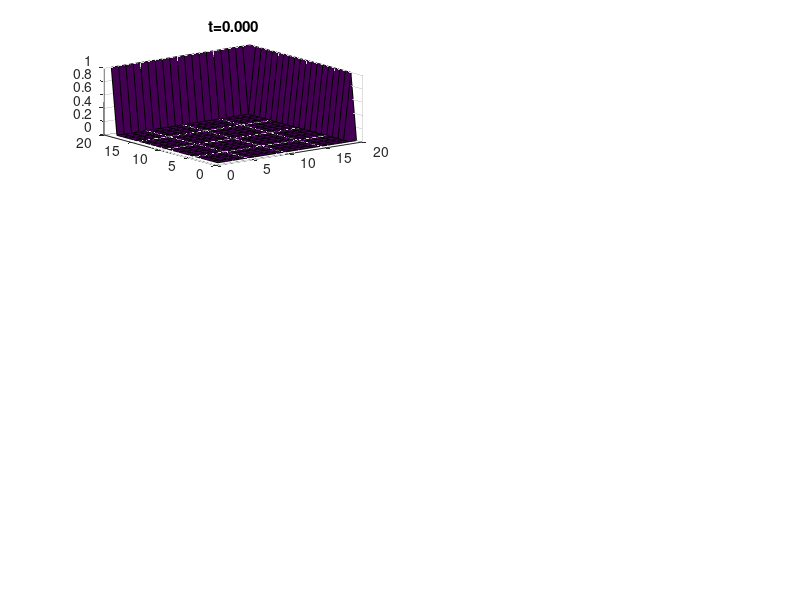

The MATLAB script that drew this image: (Note: this script raises an error after producing the figure.)
clear all;% clf

% initializations
tf = 0.15;                  % time window length
h=20; dx = 1/h;             % number of points in x
k=1000;dt = tf/k;           % number of timesteps
mu=dt/(dx^2);               % mu must be smaller then 1/4
if(mu<=0.25)
    disp(['mu:' num2str(mu) ' OK, this is STABLE'])
else
    disp(['mu:' num2str(mu) ' NOT OK, this might be UNSTABLE!'])
end
%%
% intial condition
f_u_0 =@(x,y) 0;
% border condition
fleft=  @(t,y)0;
fright= @(t,y)1;
fupper= @(t,x)0;
flower= @(t,x)1;

% create indices
[jx,jy] = meshgrid(1:h);
j=jy+(jx-1)*h;

% create initial grid
u=zeros(h,h);
u(2:end-1,2:end-1)=f_u_0(jx,jy); % set the inner points

% set the border conditions
t_0=0;

u(2:end-1,1)   = fleft(t_0,jy(2:end-1,1)); % set the left border
u(2:end-1,end) = fright(t_0,jy(2:end-1,end)); % set the left border

u(1,:)     = fupper(t_0,jx(1,1:end)); % set the upper border
u(end,:)   = flower(t_0,jx(end,1:end)); % set the lower border

% plot the initial condition
figure(1);clf;
subplot(3,2,1); surf(u); title(sprintf('t=%4.3f',0))

% integrate in time and plot 5 solutions
unew=u; % preallocate this variable

j_int=j(2:end-1,2:end-1);
%%
for n = 1:k
    u(2:end-1,1) = fleft(n*dt,jy(2:end-1,1)); % set the left border
    u(2:end-1,end) = fright(n*dt,jy(2:end-1,end)); % set the left border

    u(end,1:end) = fupper(n*dt,jx(1,1:end)); % set upper border
    u(1,1:end) = flower(n*dt,jx(end,1:end)); % set lower border
    
    u(2:end-1,2:end-1) = functin_integrate_heat( u,mu,h,j_int);
    
    if mod(n,k/5)==0
        subplot(3,2,5*n/k+1); surf(u); title(sprintf('t=%4.3f',n*dt));        
    end
end 